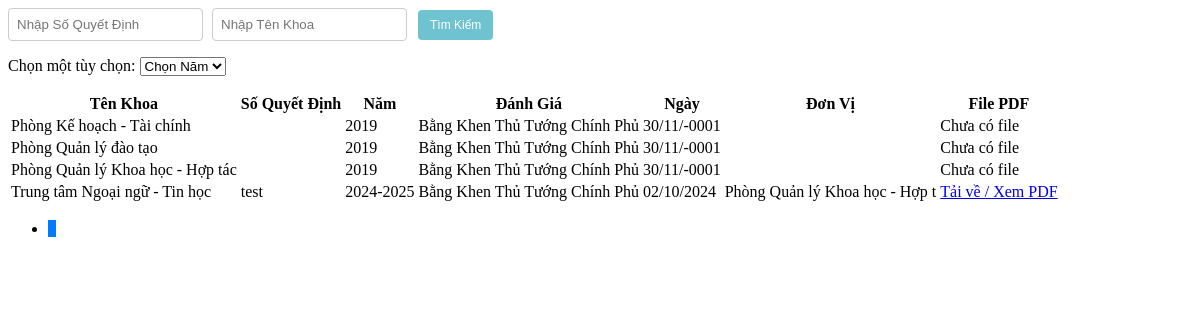
The app's page /Admin/xetdanhgiaTTttcpview.php, older data.
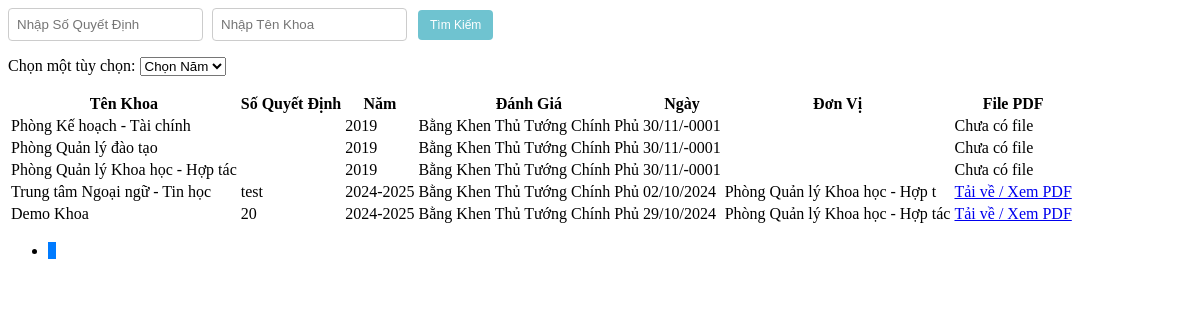
The same page, newer data.
### tables this page shows
CREATE TABLE `danhgiatt` (
  `MaDGTT` int(20) NOT NULL,
  `MaKhoa` int(20) NOT NULL,
  `SoQD` varchar(100) NOT NULL,
  `Manam` int(20) NOT NULL,
  `DanhGia` varchar(50) NOT NULL DEFAULT 'Chờ Đánh Giá',
  `Ngay` date NOT NULL,
  `DonVi` varchar(50) NOT NULL,
  `FilePDF` varchar(50) DEFAULT NULL
);

CREATE TABLE `khoa` (
  `MaKhoa` int(20) NOT NULL,
  `TenKhoa` varchar(50) NOT NULL,
  `MoTa` varchar(100) NOT NULL
);

CREATE TABLE `nam` (
  `Manam` int(20) NOT NULL,
  `Nam` varchar(20) NOT NULL
);

### Admin/danhgiaTT.php (called while the page is built, shortened)
<?php
include('./Khoa.php');
include('./nam.php');
class DanhgiaTT {
    public static function layTongSoDanhGiattcp($conn) {
        $sql = "SELECT COUNT(*) FROM danhgiatt WHERE DanhGia IN ('Bằng Khen Thủ Tướng Chính Phủ')";
        $result = $conn->query($sql);
        $row = $result->fetch_row();
        return $row[0];
    }
    public static function layDanhGiattcp($conn, $startFrom, $recordsPerPage) {
        $sql = "SELECT * FROM danhgiatt WHERE DanhGia IN ('Bằng Khen Thủ Tướng Chính Phủ') ORDER BY Manam ASC LIMIT $startFrom, $recordsPerPage";
        $result = $conn->query($sql);
        $danhgiattList = array();
        if ($result->num_rows > 0) {
            while($row = $result->fetch_assoc()) {
                $khoa_obj = Khoa::layKhoa($conn, $row["MaKhoa"]);
                $nam_obj = Nam::laynam($conn, $row["Manam"]);
                $danhgiatt_obj = new DanhgiaTT();
                $danhgiatt_obj->MaDGTT = $row["MaDGTT"];
                $danhgiatt_obj->MaKhoa = $khoa_obj->TenKhoa;
                $danhgiatt_obj->SoQD = $row["SoQD"];
                $danhgiatt_obj->Manam = $nam_obj->Nam;
                $danhgiatt_obj->DanhGia = $row["DanhGia"];
                $danhgiatt_obj->Ngay = $row["Ngay"];
                $danhgiatt_obj->DonVi = $row["DonVi"];
                $danhgiatt_obj->FilePDF = $row["FilePDF"];
                $danhgiattList[] = $danhgiatt_obj;
            }
        }
        return $danhgiattList;
    }
}
?>

### Admin/Khoa.php (called while the page is built, shortened)
<?php
class Khoa {
    public static function layKhoa($conn, $id) {
        $sql = "SELECT * FROM Khoa WHERE MaKhoa = $id";
        $result = mysqli_query($conn, $sql);
        $Khoa = new Khoa();
        if ($row = mysqli_fetch_assoc($result)) {
            $Khoa->MaKhoa = $row['MaKhoa'];
            $Khoa->TenKhoa = $row['TenKhoa'];
            $Khoa->MoTa = $row["MoTa"];
        }
        return $Khoa;
    }
}
?>

### Admin/nam.php (called while the page is built, shortened)
<?php
    class Nam {
        public static function laynam($conn, $id) {
            $sql = "SELECT * FROM nam WHERE Manam = $id";
            $result = mysqli_query($conn, $sql);
            $nam = new Nam();
            $row = mysqli_fetch_assoc($result);
            $nam->Manam = $row['Manam'];
            $nam->Nam = $row['Nam'];
            return $nam;
        }
    }
?>

### Admin/xetdanhgiaTTttcpview.php (the view, shortened to what this page needs)
<?php
include('./danhgiaTT.php');
$recordsPerPage = 10;
$currentPage = isset($_GET['page']) ? (int)$_GET['page'] : 1;
$startFrom = ($currentPage - 1) * $recordsPerPage;
$totalRecords = DanhgiaTT::layTongSoDanhGiattcp($conn);
$totalPages = ceil($totalRecords / $recordsPerPage);
$data = DanhgiaTT::layDanhGiattcp($conn, $startFrom, $recordsPerPage);
$awardMap = array(
    'Bằng Khen Thủ Tướng Chính Phủ' => 'Bằng Khen Thủ Tướng Chính Phủ',
);
?>
<div class="search-box">
    <input type="text" id="searchSoQD" placeholder="Nhập Số Quyết Định" />
    <input type="text" id="searchTenKhoa" placeholder="Nhập Tên Khoa" />
    <button class="btn btn-custom btn-custom-primary" onclick="searchData()">Tìm Kiếm</button>
</div>
<div class="combobox">
    <label for="options">Chọn một tùy chọn:</label>
    <select name="options" id="options" onchange="fetchAndDisplayDanhGia(this.value)">
        <option value="">Chọn Năm</option>
    </select>
</div>
<table class="table table-bordered">
    <thead>
        <tr>
            <th>Tên Khoa</th>
            <th>Số Quyết Định</th>
            <th>Năm</th>
            <th>Đánh Giá</th>
            <th>Ngày</th>
            <th>Đơn Vị</th>
            <th>File PDF</th>
        </tr>
    </thead>
    <tbody id="danhgiattcp-table-body">
        <?php
        foreach ($data as $item) {
            $danhGia = isset($awardMap[$item->DanhGia]) ? $awardMap[$item->DanhGia] : $item->DanhGia;
        ?>
            <tr>
                <td scope="row"><?php echo htmlspecialchars($item->MaKhoa) ; ?></td>
                <td><?php echo htmlspecialchars($item->SoQD ?? "Cần Thêm Số Quyết Đinh Cho $item->MaKhoa");?></td>
                <td><?php echo htmlspecialchars($item->Manam ?? "Cần Thêm Năm Cho $item->MaKhoa"); ?></td>
                <td><?php echo htmlspecialchars($danhGia);?></td>
                <td><?php echo date_format(date_create($item->Ngay), "d/m/Y");?></td>
                <td><?php echo htmlspecialchars($item->DonVi); ?></td>
                <td>
                    <?php if ($item->FilePDF): ?>
                        <a href="./<?php echo htmlspecialchars($item->FilePDF); ?>" target="_blank">
                            Tải về / Xem PDF
                        </a>
                    <?php else: ?>
                        Chưa có file
                    <?php endif; ?>
                </td>
            </tr>
        <?php
        }
        ?>
    </tbody>
</table>
<nav aria-label="Page navigation">
    <ul class="pagination">
        <?php for ($i = 1; $i <= $totalPages; $i++): ?>
            <li class="page-item <?php echo $i == $currentPage ? 'active' : ''; ?>">
                <a class="page-link" href="?p=danhgiaTTttcpview&page=<?php echo $i; ?>"><?php echo $i; ?></a>
            </li>
        <?php endfor; ?>
    </ul>
</nav>

### Admin/xetdanhgiaTTttcpview.php (style rules this page uses)
.pagination { background-color: transparent; border: none; box-shadow: none; }
.page-item { background-color: transparent; border: none; box-shadow: none; }
.page-link { background-color: transparent; border: none; box-shadow: none; color: #007bff; }
.page-item.active .page-link { background-color: #007bff; border-color: #007bff; }
.btn-custom { background-color: #6fc3d0; border: none; color: white; padding: 9px 10px; font-size: 12px; margin: 2px; cursor: pointer; border-radius: 4px; transition: background-color 0.3s ease, transform 0.3s ease; }
.btn-custom-primary { background-color: #6fc3d0; }
.search-box { margin-bottom: 15px; }
.search-box input { padding: 8px; margin-right: 5px; border-radius: 4px; border: 1px solid #ccc; }
.search-box button { padding: 8px 12px; }

Row changes from the older to the newer data that the page shows:
added danhgiatt: MaKhoa.TenKhoa "Demo Khoa", SoQD "20", Manam.Nam "2024-2025", DanhGia "Bằng Khen Thủ Tướng Chính Phủ", Ngay "29/10/2024", DonVi "Phòng Quản lý Khoa học - Hợp tác"
